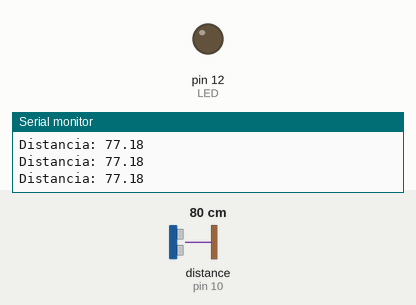
This sketch was run on a simulated Arduino Uno, built with avr-gcc and run on an emulated ATmega328P. On the bench: output pins drawn as LEDs (lit = HIGH), the last lines printed to the serial monitor. Wiring (inferred from the names in the program): ultrasonic range finder: trigger pin 9; echo pin 10. The inputs (shaded band) are chosen by the test bench; at power-on: distance to the obstacle (sensor on pin 10) 80 cm. The echo pulse lasts 58.3 µs per cm; pins used as bus, display or sensor lines are not drawn.

Above: at 1.2 s.
1.3 s: distance to the obstacle (sensor on pin 10) set to 205 cm
4.3 s: distance to the obstacle (sensor on pin 10) set to 213 cm
At 5.5 s:
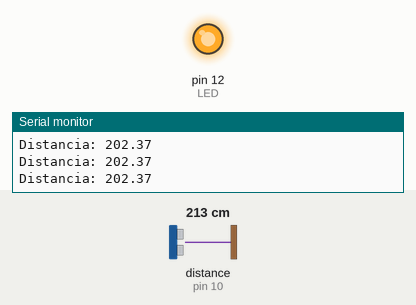
5.8 s: distance to the obstacle (sensor on pin 10) set to 120 cm
At 7.0 s:
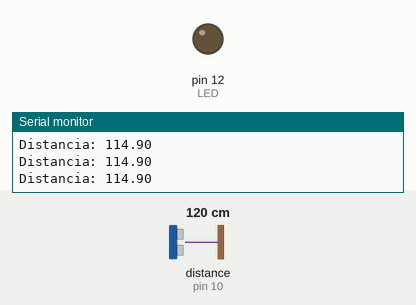
7.3 s: distance to the obstacle (sensor on pin 10) set to 250 cm
At 8.2 s:
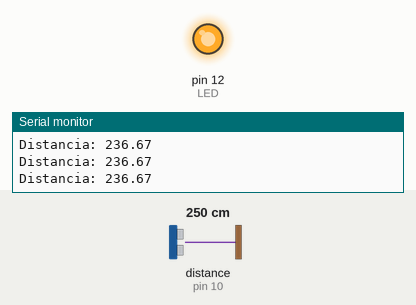
Timing chart, 0 to 9.8 s (numbered marks = the images above; inputs shaded):
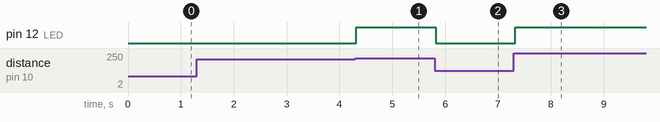

The sketch:

ULTRASSOM.ino
```cpp
const int trigPin = 9;
const int echoPin = 10;
const int LED = 12;
int duracao = 0;
float distancia;

void setup() {
  pinMode(trigPin, OUTPUT);
  pinMode(LED, OUTPUT);
  pinMode(echoPin, INPUT);
  Serial.begin(9600);
  duracao = 0;
}

void loop() {
  digitalWrite(trigPin, LOW);
  delayMicroseconds(2);

//Gera pulso de 10 microsegundos
  digitalWrite(trigPin, HIGH);
  delayMicroseconds(10);
  digitalWrite(trigPin, LOW);
  duracao = 0;

//Espera pulso de eco subir
  while(!digitalRead(echoPin))
{
}

//Espera pelo eco do pulso
//Lê o pino de eco a cada 100 microsegundos
//A variável duracão indica quantos
//módulos de 100 uaa
  while(digitalRead(echoPin))
  {
	duracao = duracao + 1;

//Espera 100 microsegundos
	delayMicroseconds(100);
  }

//A variável duracao indica quantos módulos
//de 100 microsegundos o eco levou para retornar
//O tempo corresponde à ida e volta.
//Calcula distância do obstáculo
//O som percorre 343 m/s

  distancia = (duracao*3.43)/2;

//Acende LED para distâncias maiores do que 200 cm
  if(distancia >= 200)
  {
	digitalWrite(LED, HIGH);
  }
  else
  {
	digitalWrite(LED, LOW);
  }

//Imprime distância calculada
  Serial.print("Distancia: ");
  Serial.println(distancia);

//Espera 1 milisegundo antes de fazer nova medida
  delay(1);
}
```

Measured:
- the behaviour switches between 210 and 211 cm on distance to the obstacle (sensor on pin 10) (found by bisection; images 0 and 1)
- after the input at 4.3 s, pin 12 (LED): LOW → HIGH at once
- after the input at 5.8 s, pin 12 (LED): HIGH → LOW at once
- after the input at 7.3 s, pin 12 (LED): LOW → HIGH at once
